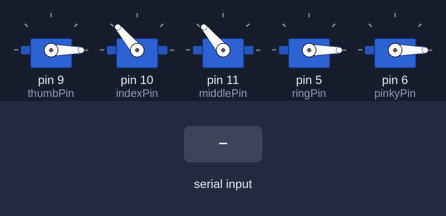
The program below on a simulated Arduino Uno, built with avr-gcc and run on an emulated ATmega328P. On the bench: 5 × servo. Inputs (shaded band) come from the test bench.

Above: at 1.2 s.
1.3 s: "30,150\n" received over Serial
At 2.5 s:
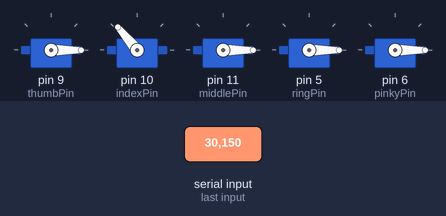
Timing chart, 0 to 4.3 s (numbered marks = the images above; inputs shaded):
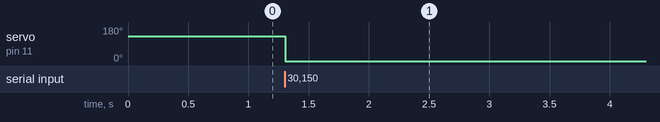

Measured:
- after the input at 1.3 s, servo on pin 11 (middlePin): 130° → 0° at once

The program:

main.cpp
```cpp
#include <Servo.h>
#include <Arduino.h>

Servo thumbServo;
Servo indexServo;
Servo middleServo;
Servo ringServo;
Servo pinkyServo;

const int thumbPin = 9;
const int indexPin = 10;
const int middlePin = 11;
const int ringPin = 5;
const int pinkyPin = 6;

int fingerStates[5] = {0, 0, 0, 0, 0};

void setServoPositions();

void setup() {
  thumbServo.attach(thumbPin);
  indexServo.attach(indexPin);
  middleServo.attach(middlePin);
  ringServo.attach(ringPin);
  pinkyServo.attach(pinkyPin);

  Serial.begin(9600);

  setServoPositions();
}

void loop() {
  if (Serial.available() >= 5) {
    String input = "";

    while (input.length() < 5) {
      if (Serial.available() > 0) {
        char c = Serial.read();
        if (isDigit(c)) {
          input += c;
        }
      }
    }

    for (int i = 0; i < 5; i++) {
      fingerStates[i] = input.charAt(i) - '0';
    }

    setServoPositions();
  }
}

void setServoPositions() {
  int thumbAngle = (fingerStates[0] == 1) ? 120 : 0;
  int indexAngle = (fingerStates[1] == 1) ? 0 : 130;
  int middleAngle = (fingerStates[2] == 1) ? 0 : 130;
  int ringAngle = (fingerStates[3] == 1) ? 140 : 0;
  int pinkyAngle = (fingerStates[4] == 1) ? 140 : 0;

  thumbServo.write(thumbAngle);
  indexServo.write(indexAngle);
  middleServo.write(middleAngle);
  ringServo.write(ringAngle);
  pinkyServo.write(pinkyAngle);
}
```
